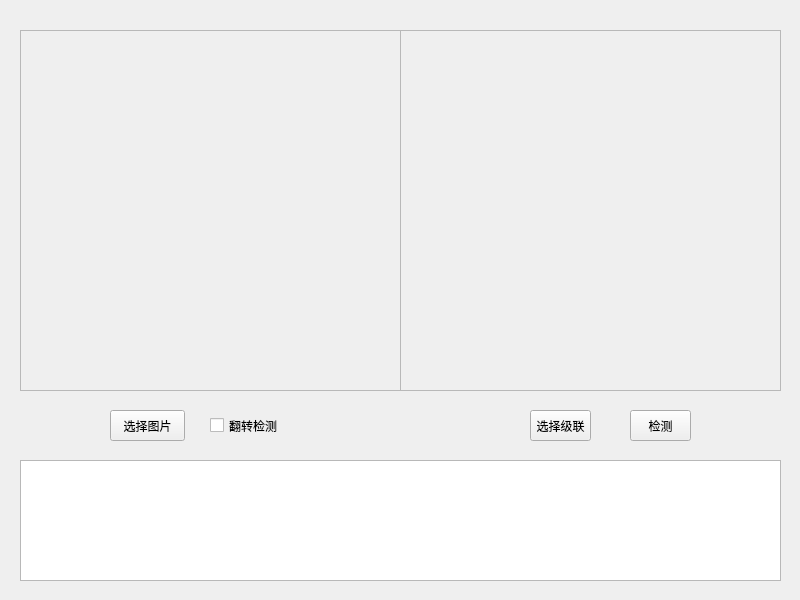
<?xml version="1.0" encoding="UTF-8"?>
<ui version="4.0">
 <class>MainWindow</class>
 <widget class="QMainWindow" name="MainWindow">
  <property name="geometry">
   <rect>
    <x>0</x>
    <y>0</y>
    <width>800</width>
    <height>600</height>
   </rect>
  </property>
  <property name="windowTitle">
   <string>MainWindow</string>
  </property>
  <widget class="QWidget" name="centralWidget">
   <widget class="QPushButton" name="selectButton">
    <property name="geometry">
     <rect>
      <x>110</x>
      <y>410</y>
      <width>75</width>
      <height>31</height>
     </rect>
    </property>
    <property name="text">
     <string>选择图片</string>
    </property>
   </widget>
   <widget class="QPushButton" name="detButton">
    <property name="geometry">
     <rect>
      <x>630</x>
      <y>410</y>
      <width>61</width>
      <height>31</height>
     </rect>
    </property>
    <property name="text">
     <string>检测</string>
    </property>
   </widget>
   <widget class="QCheckBox" name="checkBox">
    <property name="geometry">
     <rect>
      <x>210</x>
      <y>410</y>
      <width>71</width>
      <height>31</height>
     </rect>
    </property>
    <property name="text">
     <string>翻转检测</string>
    </property>
    <property name="checked">
     <bool>false</bool>
    </property>
   </widget>
   <widget class="QTextBrowser" name="textBrowser">
    <property name="geometry">
     <rect>
      <x>20</x>
      <y>460</y>
      <width>761</width>
      <height>121</height>
     </rect>
    </property>
   </widget>
   <widget class="QScrollArea" name="scrollArea">
    <property name="geometry">
     <rect>
      <x>20</x>
      <y>30</y>
      <width>381</width>
      <height>361</height>
     </rect>
    </property>
    <property name="widgetResizable">
     <bool>true</bool>
    </property>
    <widget class="QWidget" name="scrollAreaWidgetContents">
     <property name="geometry">
      <rect>
       <x>0</x>
       <y>0</y>
       <width>379</width>
       <height>359</height>
      </rect>
     </property>
     <widget class="QLabel" name="oldLabel">
      <property name="geometry">
       <rect>
        <x>0</x>
        <y>0</y>
        <width>381</width>
        <height>361</height>
       </rect>
      </property>
      <property name="text">
       <string/>
      </property>
      <property name="scaledContents">
       <bool>true</bool>
      </property>
     </widget>
    </widget>
   </widget>
   <widget class="QScrollArea" name="scrollArea_2">
    <property name="geometry">
     <rect>
      <x>400</x>
      <y>30</y>
      <width>381</width>
      <height>361</height>
     </rect>
    </property>
    <property name="widgetResizable">
     <bool>true</bool>
    </property>
    <widget class="QWidget" name="scrollAreaWidgetContents_2">
     <property name="geometry">
      <rect>
       <x>0</x>
       <y>0</y>
       <width>379</width>
       <height>359</height>
      </rect>
     </property>
     <widget class="QLabel" name="newLabel">
      <property name="geometry">
       <rect>
        <x>0</x>
        <y>0</y>
        <width>371</width>
        <height>361</height>
       </rect>
      </property>
      <property name="text">
       <string/>
      </property>
      <property name="scaledContents">
       <bool>true</bool>
      </property>
     </widget>
    </widget>
   </widget>
   <widget class="QWidget" name="layoutWidget">
    <property name="geometry">
     <rect>
      <x>20</x>
      <y>6</y>
      <width>761</width>
      <height>20</height>
     </rect>
    </property>
    <layout class="QGridLayout" name="gridLayout_2">
     <item row="0" column="0">
      <widget class="QLabel" name="label">
       <property name="font">
        <font>
         <pointsize>10</pointsize>
         <weight>75</weight>
         <bold>true</bold>
        </font>
       </property>
       <property name="text">
        <string>原图</string>
       </property>
       <property name="alignment">
        <set>Qt::AlignCenter</set>
       </property>
      </widget>
     </item>
     <item row="0" column="1">
      <widget class="QLabel" name="label_2">
       <property name="font">
        <font>
         <pointsize>10</pointsize>
         <weight>75</weight>
         <bold>true</bold>
        </font>
       </property>
       <property name="text">
        <string>结果</string>
       </property>
       <property name="alignment">
        <set>Qt::AlignCenter</set>
       </property>
      </widget>
     </item>
    </layout>
   </widget>
   <widget class="QPushButton" name="pushButton">
    <property name="geometry">
     <rect>
      <x>530</x>
      <y>410</y>
      <width>61</width>
      <height>31</height>
     </rect>
    </property>
    <property name="text">
     <string>选择级联</string>
    </property>
   </widget>
   <widget class="QLabel" name="showLabel">
    <property name="geometry">
     <rect>
      <x>313</x>
      <y>409</y>
      <width>211</width>
      <height>31</height>
     </rect>
    </property>
    <property name="text">
     <string/>
    </property>
   </widget>
  </widget>
  <widget class="QMenuBar" name="menuBar">
   <property name="geometry">
    <rect>
     <x>0</x>
     <y>0</y>
     <width>800</width>
     <height>23</height>
    </rect>
   </property>
  </widget>
 </widget>
 <layoutdefault spacing="6" margin="11"/>
 <resources/>
 <connections/>
</ui>
